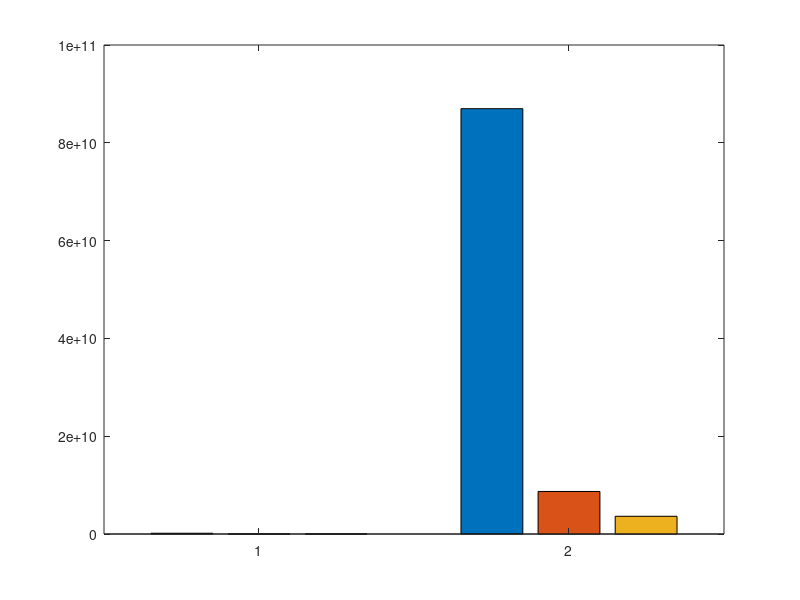

Source code (MATLAB): (Note: this script raises an error after producing the figure.)
function fig_block_reduction
%FIG_BLOCK_REDUCTION  Block-size reduction by full non-Abelian symmetry.
%   For the M = 0 sector of the s = 1/2 icosidodecahedron and the s = 3/2
%   dodecahedron: sector dimension vs. the largest block under the best
%   Abelian subgroup of I_h (order 10) vs. the largest single-partner-row
%   block of the full group (H_g, Eq. (13)). Numbers are the published
%   per-irrep dimensions (paper Tables 2 and 3).
%   Output: figures/fig_block_reduction.fig/.png

sector  = [155117520,  86981744944];    % D_{M=0}
abelian = sector / 10;                  % largest Abelian subgroup: order 10
nonab   = [6465762,    3624380734];     % largest single-row block (H_g)

data = [sector; abelian; nonab].';      % 2 Systeme x 3 Balken

col_sector = [0.55 0.55 0.55];
col_abel   = [0.00 0.45 0.74];
col_nonab  = [0.85 0.10 0.10];
font_size = 16; label_size = 19; legend_size = 14;

fig = figure('Visible','off', 'Color','w', 'InvertHardcopy','off', ...
             'Units','pixels', 'Position',[100 100 720 430]);
try, fig.Theme = 'light'; end %#ok<TRYNC>
ax = axes(fig);
hb = bar(ax, data, 0.82);
hb(1).FaceColor = col_sector; hb(2).FaceColor = col_abel; hb(3).FaceColor = col_nonab;
set(ax, 'YScale', 'log');
ylim(ax, [1e6 1e13]);
ylabel(ax, 'block dimension', 'Interpreter','latex', 'FontSize', label_size);
xticklabels(ax, {'icosidodecahedron, $s=1/2$', 'dodecahedron, $s=3/2$'});
ax.TickLabelInterpreter = 'latex';
ax.FontSize = font_size; ax.Box = 'on';
grid(ax, 'on'); ax.YMinorGrid = 'off';

% Faktor-Annotationen ueber den reduzierten Balken
for i = 1:2
    x2 = hb(2).XEndPoints(i); x3 = hb(3).XEndPoints(i);
    text(ax, x2, abelian(i)*1.45, '$\div 10$', 'Interpreter','latex', ...
        'HorizontalAlignment','center', 'FontSize', font_size);
    text(ax, x3, nonab(i)*1.45, sprintf('$\\div %d$', round(sector(i)/nonab(i))), ...
        'Interpreter','latex', 'HorizontalAlignment','center', 'FontSize', font_size);
end

legend(ax, {'$M=0$ sector', 'largest block, best Abelian subgroup', ...
            'largest block, full group (one partner row)'}, ...
       'Interpreter','latex', 'Location','northwest', 'Box','off', ...
       'FontSize', legend_size);

outdir = fileparts(mfilename('fullpath'));
savefig(fig, fullfile(outdir, 'fig_block_reduction.fig'));
exportgraphics(fig, fullfile(outdir, 'fig_block_reduction.png'), ...
    'Resolution', 300, 'BackgroundColor','white');
close(fig);
fprintf('FIG-BLOCK-REDUCTION-FERTIG\n');
end
